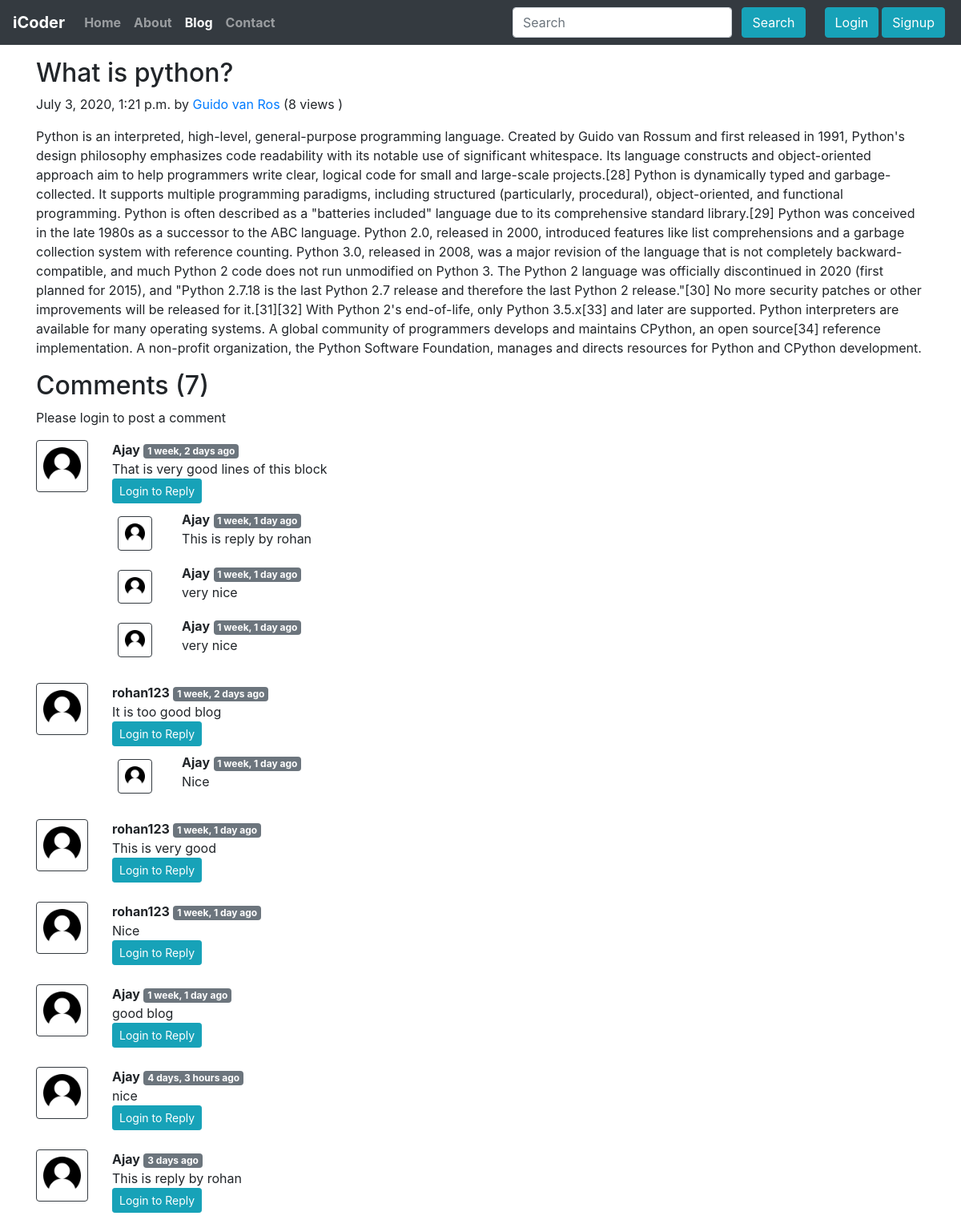
/blog/first-post, run on the app's committed database.
### blog/models.py (models this page shows, shortened)
class Post(models.Model):
    sno = models.AutoField(primary_key=True)
    title = models.CharField(max_length=225)
    content = models.TextField()
    outhor = models.CharField(max_length=13)
    slug = models.CharField(max_length=130)
    views = models.IntegerField(default=0)
    timeStamp = models.DateTimeField( blank=True)

class BlogComment(models.Model):
    sno = models.AutoField(primary_key = True)
    comment =  models.TextField()
    user = models.ForeignKey(User, on_delete=models.CASCADE)
    post = models.ForeignKey(Post, on_delete=models.CASCADE)
    parent = models.ForeignKey('self', on_delete=models.CASCADE, null=True)
    timestamp = models.DateTimeField(default=now)

### blog/views.py (the view)
# urls.py: path('<str:slug>', views.blogPost, name='blogPost'),
def blogPost(request, slug):
    post = Post.objects.filter(slug=slug).first()
    post.views = post.views + 1
    post.save()
    comments = BlogComment.objects.filter(post=post, parent=None)
    replies = BlogComment.objects.filter(post=post).exclude(parent=None)
    replyDict = {}
    for reply in replies:
        if reply.parent.sno not in replyDict.keys():
            replyDict[reply.parent.sno] = [reply]
        else:
            replyDict[reply.parent.sno].append(reply)
    context = {'post' : post, 'comments':comments, 'user':request.user, 'replyDict':replyDict}
    return render(request, 'blog/blogPost.html', context)

### blog/templatetags/extras.py (called while the page is built)
@register.filter(name="get_val")
def get_val(dict, key):
    return dict.get(key)

### templates/blog/blogPost.html (shortened to what this page needs)
{% extends 'base.html' %}
{% block blogactive %} active {% endblock blogactive %}
{% block body %}
{% load humanize %}
{% load extras %}
<div class="container my-3">
    <h2 class="blog-post-title">{{post.title}}</h2>
    <p class="blog-post-meta">{{post.timeStamp}} by <a href="/about">{{post.outhor}}</a>
       (<span>{{post.views}} views </span>)</p>
    <p>{{post.content|safe}}</p>
  </div>
  <div class="container">
      <h2>Comments ({{comments.count}})</h2>
      <div class="my-2">
        {% if user.is_authenticated %}
        <form action="/blog/postComment" method="post">
            {% csrf_token %}
            <div class="form-group">
                  <label for="exampleInputEmail1">Post Comment</label>
                  <input type="text" class="form-control" name="comment" placeholder="Enter comment here">
             </div>
            <input type="hidden"name="postSno" value="{{post.sno}}">
            <input type="hidden" name="parentSno" value="">
            <button type="submit" class="btn btn-info">Submit</button>
        </form>
        {% else %}
        <p>Please login to post a comment</p>
        {% endif %}
</div>
    {% for comment in comments %}
      <div class="row my-3">
          <div class="col-md-1 ">
              <img class="rounded mx-auto d-block w-100 p-2 border border-dark " src="/static/img/user.png" alt="user">
          </div>
          <div class="col-md-11 ">
            <b>{{comment.user.username}}</b> <span class="badge badge-secondary">{{comment.timestamp| naturaltime}}</span>
          <div>{{comment.comment}}</div>
          <div class="reply mx-0">
            {% if user.is_authenticated %}
                <button class="btn btn-sm  btn-info" type="button" data-toggle="collapse" data-target="#replyBox{{comment.sno}}" aria-expanded="false" aria-controls="replyBox{{comment.sno}}">
                  Reply
                </button>
              <div class="collapse" id="replyBox{{comment.sno}}">
                <div class="card card-body my-2">
                    <form action="/blog/postComment" method="post">
                        {% csrf_token %}
                        <div class="form-group">
                              <label for="comment">Post a Reply</label>
                              <input type="text" class="form-control" name="comment" placeholder="Enter reply here">
                              <input type="hidden" name="parentSno" value="{{comment.sno}}">
                            </div>
                        <input type="hidden"name="postSno" value="{{post.sno}}">
                        <button type="submit" class="btn btn-info">Submit</button>
                    </form>
                 </div>
              </div>
              {% else %}
              <button class="btn btn-sm  btn-info" type="button" data-toggle="collapse" data-target="#replyBox{{comment.sno}}" aria-expanded="false" aria-controls="replyBox{{comment.sno}} disabled">
              Login to  Reply
              </button>
              {% endif %}
              <div class="replies my-2">
                 {% for reply in replyDict|get_val:comment.sno %}
                 <div class="row my-2">
                   <div class="col-md-1">
                      <img class="rounded mx-auto d-block w-75 p-2 my-2 border border-dark " src="/static/img/user.png" alt="user">
                   </div>
                   <div class="col-md-11">
                     <b>{{reply.user.username}}</b> <span class="badge badge-secondary">{{reply.timestamp| naturaltime}}</span>
                    <div>{{reply.comment}}</div>
                  </div>
                  <br>
                 </div>
                  {% endfor %}
              </div>
          </div>
      </div>
    </div>
    {% endfor %}
  </div>
{% endblock body %}

### data on the page
Post: title "What is python?", timeStamp "July 3, 2020, 1:21 p.m.", outhor "Guido van Ros", views "8", content "Python is an interpreted, high-level, general-purpose programming language. Created by Guido van Rossum and first released in 1991, Python's design philosophy emphasizes code readability with its notable use of significant whitespace. Its language constructs and object-oriented approach aim to help programmers write clear, logical code for small and large-scale projects.[28] Python is dynamically typed and garbage-collected. It supports multiple programming paradigms, including structured (particularly, procedural), object-oriented, and functional programming. Python is often described as a \"batteries included\" language due to its comprehensive standard library.[29] Python was conceived in…"
BlogComment: user.username "Ajay", timestamp "1 week, 2 days ago", comment "That is very good lines of this block"
BlogComment: user.username "Ajay", timestamp "1 week, 1 day ago", comment "This is reply by rohan"
BlogComment: user.username "Ajay", timestamp "1 week, 1 day ago", comment "very nice"
BlogComment: user.username "Ajay", timestamp "1 week, 1 day ago", comment "very nice"
BlogComment: user.username "rohan123", timestamp "1 week, 2 days ago", comment "It is too good blog"
BlogComment: user.username "Ajay", timestamp "1 week, 1 day ago", comment "Nice"
BlogComment: user.username "rohan123", timestamp "1 week, 1 day ago", comment "This is very good"
BlogComment: user.username "rohan123", timestamp "1 week, 1 day ago", comment "Nice"
BlogComment: user.username "Ajay", timestamp "1 week, 1 day ago", comment "good blog"
BlogComment: user.username "Ajay", timestamp "4 days, 3 hours ago", comment "nice"
BlogComment: user.username "Ajay", timestamp "3 days ago", comment "This is reply by rohan"

### other printed values
{{ comments.count }} "7"
